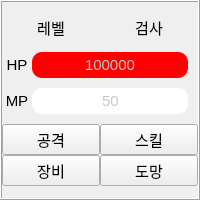
       <widget class="QFrame" name="frame_3">
        <property name="sizePolicy">
         <sizepolicy hsizetype="Expanding" vsizetype="Preferred">
          <horstretch>0</horstretch>
          <verstretch>0</verstretch>
         </sizepolicy>
        </property>
        <property name="minimumSize">
         <size>
          <width>180</width>
          <height>200</height>
         </size>
        </property>
        <property name="maximumSize">
         <size>
          <width>16777215</width>
          <height>200</height>
         </size>
        </property>
        <property name="font">
         <font>
          <pointsize>11</pointsize>
         </font>
        </property>
        <property name="frameShape">
         <enum>QFrame::Box</enum>
        </property>
        <property name="frameShadow">
         <enum>QFrame::Raised</enum>
        </property>
        <layout class="QGridLayout" name="gridLayout_7">
         <property name="leftMargin">
          <number>0</number>
         </property>
         <property name="topMargin">
          <number>0</number>
         </property>
         <property name="rightMargin">
          <number>0</number>
         </property>
         <property name="bottomMargin">
          <number>0</number>
         </property>
         <property name="spacing">
          <number>0</number>
         </property>
         <item row="2" column="0">
          <layout class="QHBoxLayout" name="horizontalLayout_8">
           <property name="spacing">
            <number>0</number>
           </property>
           <property name="rightMargin">
            <number>10</number>
           </property>
           <item>
            <widget class="QLabel" name="mp_3">
             <property name="sizePolicy">
              <sizepolicy hsizetype="Preferred" vsizetype="Preferred">
               <horstretch>0</horstretch>
               <verstretch>0</verstretch>
              </sizepolicy>
             </property>
             <property name="minimumSize">
              <size>
               <width>30</width>
               <height>0</height>
              </size>
             </property>
             <property name="font">
              <font>
               <pointsize>11</pointsize>
              </font>
             </property>
             <property name="text">
              <string>MP</string>
             </property>
             <property name="scaledContents">
              <bool>true</bool>
             </property>
             <property name="alignment">
              <set>Qt::AlignCenter</set>
             </property>
            </widget>
           </item>
           <item>
            <widget class="QProgressBar" name="mp_swordman">
             <property name="styleSheet">
              <string notr="true">QProgressBar{
  background-color: rgb(255, 255, 255);
  color:rgb(200,200,200);
  border-style: none;
  border-bottom-right-radius: 10px;
  border-bottom-left-radius: 10px;
  border-top-right-radius: 10px;
  border-top-left-radius: 10px;
  text-align: center;}
QProgressBar::chunk{
 border-bottom-right-radius: 10px;
 border-bottom-left-radius: 10px;
 border-top-right-radius: 10px;
 border-top-left-radius: 10px;
background-color: rgb(0, 0, 255);
 }</string>
             </property>
             <property name="maximum">
              <number>999999999</number>
             </property>
             <property name="value">
              <number>50</number>
             </property>
             <property name="textDirection">
              <enum>QProgressBar::TopToBottom</enum>
             </property>
             <property name="format">
              <string>%v</string>
             </property>
            </widget>
           </item>
          </layout>
         </item>
         <item row="1" column="0">
          <layout class="QHBoxLayout" name="horizontalLayout_9">
           <property name="spacing">
            <number>0</number>
           </property>
           <property name="rightMargin">
            <number>10</number>
           </property>
           <item>
            <widget class="QLabel" name="hp_3">
             <property name="sizePolicy">
              <sizepolicy hsizetype="Preferred" vsizetype="Preferred">
               <horstretch>0</horstretch>
               <verstretch>0</verstretch>
              </sizepolicy>
             </property>
             <property name="minimumSize">
              <size>
               <width>30</width>
               <height>0</height>
              </size>
             </property>
             <property name="font">
              <font>
               <pointsize>11</pointsize>
              </font>
             </property>
             <property name="text">
              <string>HP</string>
             </property>
             <property name="scaledContents">
              <bool>true</bool>
             </property>
             <property name="alignment">
              <set>Qt::AlignCenter</set>
             </property>
            </widget>
           </item>
           <item>
            <widget class="QProgressBar" name="hp_swordman">
             <property name="styleSheet">
              <string notr="true">QProgressBar{
  background-color: rgb(255, 255, 255);
  color:rgb(200,200,200);
  border-style: none;
  border-bottom-right-radius: 10px;
  border-bottom-left-radius: 10px;
  border-top-right-radius: 10px;
  border-top-left-radius: 10px;
  text-align: center;}
QProgressBar::chunk{
 border-bottom-right-radius: 10px;
 border-bottom-left-radius: 10px;
 border-top-right-radius: 10px;
 border-top-left-radius: 10px;
 background-color: rgb(255, 0, 0);
 }</string>
             </property>
             <property name="maximum">
              <number>999999999</number>
             </property>
             <property name="value">
              <number>12423423</number>
             </property>
             <property name="textDirection">
              <enum>QProgressBar::TopToBottom</enum>
             </property>
             <property name="format">
              <string>%v</string>
             </property>
            </widget>
           </item>
          </layout>
         </item>
         <item row="0" column="0">
          <layout class="QHBoxLayout" name="horizontalLayout_10">
           <property name="spacing">
            <number>0</number>
           </property>
           <item>
            <widget class="QLabel" name="lv_swordman">
             <property name="minimumSize">
              <size>
               <width>30</width>
               <height>0</height>
              </size>
             </property>
             <property name="maximumSize">
              <size>
               <width>100</width>
               <height>30</height>
              </size>
             </property>
             <property name="font">
              <font>
               <pointsize>11</pointsize>
              </font>
             </property>
             <property name="text">
              <string>레벨</string>
             </property>
             <property name="alignment">
              <set>Qt::AlignCenter</set>
             </property>
            </widget>
           </item>
           <item>
            <widget class="QLabel" name="swordman">
             <property name="maximumSize">
              <size>
               <width>16777215</width>
               <height>30</height>
              </size>
             </property>
             <property name="font">
              <font>
               <pointsize>11</pointsize>
              </font>
             </property>
             <property name="text">
              <string>검사</string>
             </property>
             <property name="alignment">
              <set>Qt::AlignCenter</set>
             </property>
            </widget>
           </item>
          </layout>
         </item>
         <item row="3" column="0">
          <layout class="QGridLayout" name="gridLayout_8">
           <property name="spacing">
            <number>0</number>
           </property>
           <item row="0" column="1">
            <widget class="QPushButton" name="pb_skill_swordman">
             <property name="font">
              <font>
               <pointsize>11</pointsize>
              </font>
             </property>
             <property name="text">
              <string>스킬</string>
             </property>
            </widget>
           </item>
           <item row="0" column="0">
            <widget class="QPushButton" name="pb_atk_swordman">
             <property name="font">
              <font>
               <pointsize>11</pointsize>
              </font>
             </property>
             <property name="text">
              <string>공격</string>
             </property>
            </widget>
           </item>
           <item row="1" column="0">
            <widget class="QPushButton" name="pb_equip_swordman">
             <property name="font">
              <font>
               <pointsize>11</pointsize>
              </font>
             </property>
             <property name="text">
              <string>장비</string>
             </property>
            </widget>
           </item>
           <item row="1" column="1">
            <widget class="QPushButton" name="pb_run_swordman">
             <property name="font">
              <font>
               <pointsize>11</pointsize>
              </font>
             </property>
             <property name="text">
              <string>도망</string>
             </property>
            </widget>
           </item>
          </layout>
         </item>
        </layout>
       </widget>
